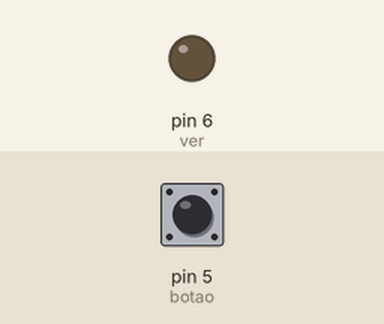
This sketch was run on a simulated Arduino Uno, built with avr-gcc and run on an emulated ATmega328P. Parts: output pins drawn as LEDs (lit = HIGH). The inputs (shaded band) are chosen by the test bench; at power-on: pin 5 (botao) LOW.

Above: at 1.2 s.
1.3 s: pin 5 (botao) pulled HIGH for 0.15 s
At 1.7 s:
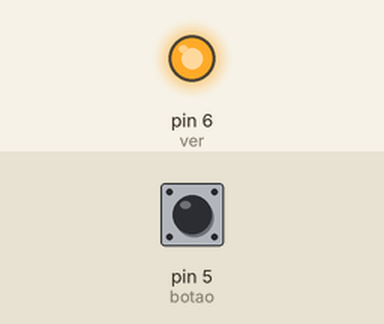
2.9 s: pin 5 (botao) pulled HIGH for 1 s
At 4.1 s:
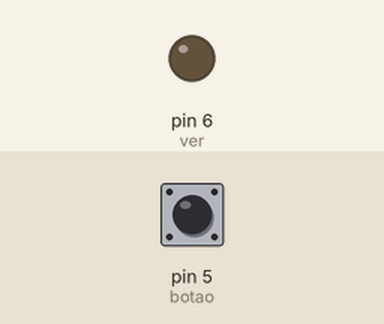
5.4 s: pin 5 (botao) pulled HIGH for 3.2 s
At 6.0 s:
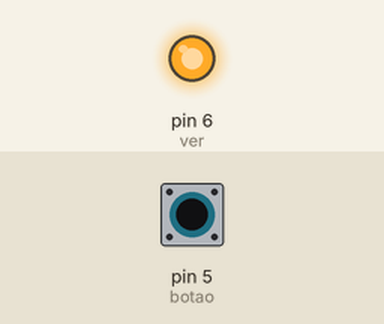
Timing chart, 0 to 8.4 s (numbered marks = the images above; inputs shaded):
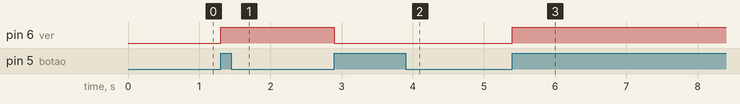

The sketch:

aula5_271217.ino
```cpp
const int ver = 6;
const int botao = 5;
int est;
int f1;
int f2;

void setup() {
  // put your setup code here, to run once:
pinMode (ver,OUTPUT);
pinMode (botao,INPUT);
}

void loop() {
  // put your main code here, to run repeatedly:
  f1 = digitalRead (botao);
if ((f1 == HIGH) && (f2 == LOW)) {
  est = 1 - est;
  //delay (500);
}
f2=f1;
if (est == 1) {
   digitalWrite (ver,HIGH);
}
else {
   digitalWrite (ver,LOW);
}
}
```

Measured:
- after the input at 1.3 s, pin 6 (ver): LOW → HIGH at once
- after the input at 2.9 s, pin 6 (ver): HIGH → LOW at once
- after the input at 5.4 s, pin 6 (ver): LOW → HIGH at once
